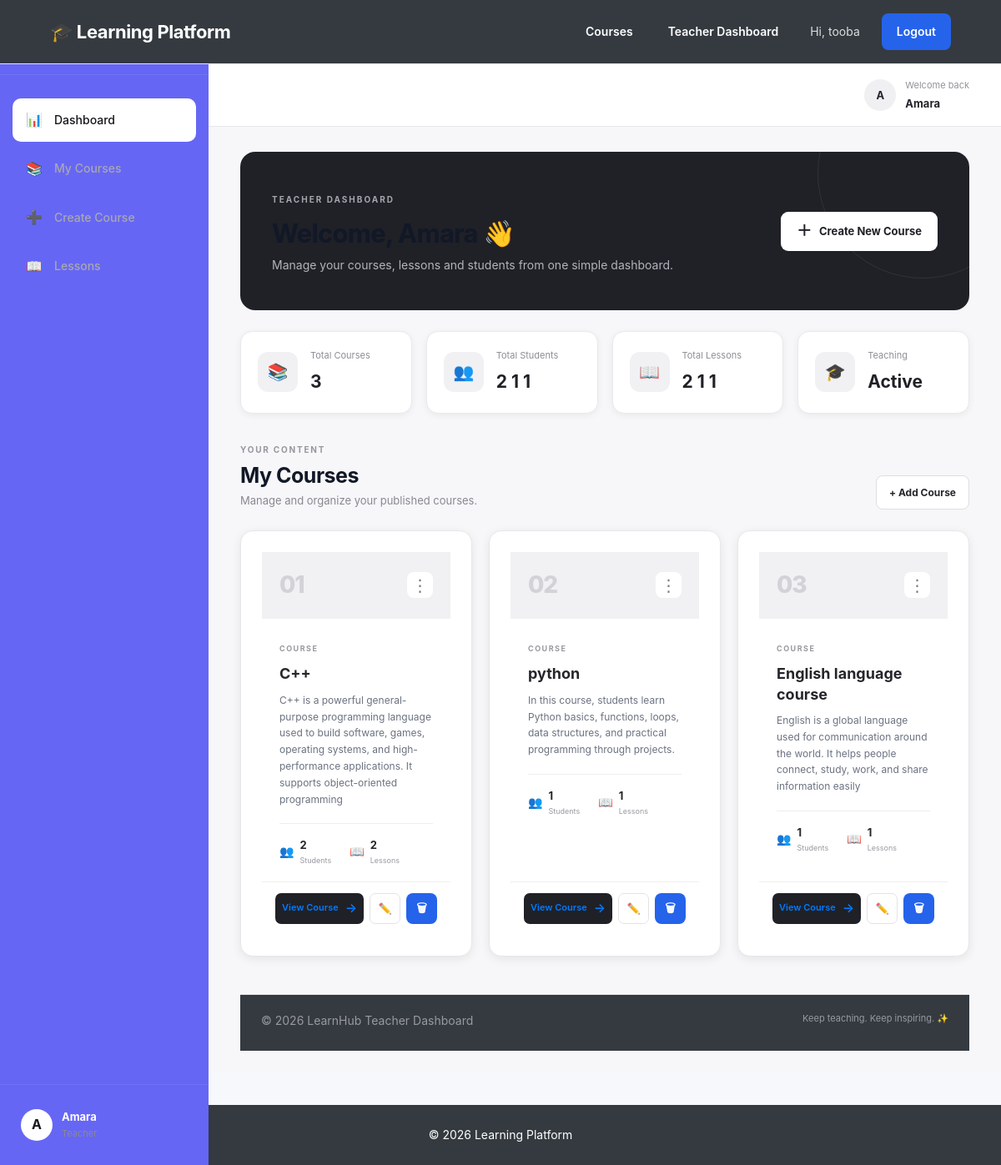
/accounts/teacher-dashboard/ (signed in), run on the app's committed database.
### accounts/models.py (models this page shows, shortened)
class CustomUser(AbstractUser):
    ROLE_CHOICES = (
        ('teacher', 'Teacher'),
        ('student', 'Student'),
    )
    role = models.CharField(
        max_length=10,
        choices=ROLE_CHOICES,
        default='student'
    )

### courses/models.py (models this page shows, shortened)
class Course(models.Model):
    teacher = models.ForeignKey(
        settings.AUTH_USER_MODEL,
        on_delete=models.CASCADE,
        related_name='courses'
    )
    title = models.CharField(max_length=200)
    description = models.TextField()
    created_at = models.DateTimeField(auto_now_add=True)

### accounts/views.py (the view)
# urls.py: path('teacher-dashboard/', views.teacher_dashboard, name='teacher_dashboard'),
@login_required
def teacher_dashboard(request):
    if request.user.role != 'teacher':
        messages.error(
            request,
            'You do not have permission to access this page.'
        )
        return redirect('student_dashboard')
    courses = request.user.courses.all()
    return render(
        request,
        'accounts/teacher_dashboard.html',
        {'courses': courses}
    )

### accounts/templates/accounts/teacher_dashboard.html (shortened to what this page needs)
{% extends 'base.html' %}
{% load static %}
{% block extra_css %} <link rel="stylesheet" href="{% static 'css/teacher_dashboard.css' %}">
{% endblock %}
{% block content %}
<div class="teacher-dashboard">
<aside class="teacher-sidebar">
    <div class="sidebar-brand">
        <div class="brand-icon">🎓</div>
        <div>
            <h2>LearnHub</h2>
            <span>Teacher Panel</span>
        </div>
    </div>
    <nav class="sidebar-nav">
        <a href="#" class="nav-item active">
            <span class="nav-icon">📊</span>
            <span>Dashboard</span>
        </a>
        <a href="#courses" class="nav-item">
            <span class="nav-icon">📚</span>
            <span>My Courses</span>
        </a>
        <a href="{% url 'create_course' %}" class="nav-item">
            <span class="nav-icon">➕</span>
            <span>Create Course</span>
        </a>
        <a href="#courses" class="nav-item">
            <span class="nav-icon">📖</span>
            <span>Lessons</span>
        </a>
    </nav>
    <div class="sidebar-bottom">
        <div class="teacher-mini-profile">
            <div class="profile-avatar">
                {{ request.user.first_name|default:request.user.username|slice:":1"|upper }}
            </div>
            <div class="profile-info">
                <strong>
                    {{ request.user.first_name|default:request.user.username }}
                </strong>
                <span>Teacher</span>
            </div>
        </div>
    </div>
</aside>
<main class="teacher-main">
    <header class="dashboard-topbar">
        <div class="topbar-right">
            <div class="welcome-user">
                <div class="top-avatar">
                    {{ request.user.first_name|default:request.user.username|slice:":1"|upper }}
                </div>
                <div>
                    <span>Welcome back</span>
                    <strong>
                        {{ request.user.first_name|default:request.user.username }}
                    </strong>
                </div>
            </div>
        </div>
    </header>
    <section class="welcome-section">
        <div class="welcome-content">
            <span class="welcome-label">
                TEACHER DASHBOARD
            </span>
            <h1>
                👋
            </h1>
            <p>
                Manage your courses, lessons and students
                from one simple dashboard.
            </p>
        </div>
        <div class="welcome-action">
            <a href="{% url 'create_course' %}" class="create-course-btn">
                <span>＋</span>
                Create New Course
            </a>
        </div>
    </section>
    <section class="stats-grid">
        <div class="stat-card">
            <div class="stat-icon courses-icon">
                📚
            </div>
            <div class="stat-info">
                <span>Total Courses</span>
                <strong>{{ courses|length }}</strong>
            </div>
        </div>
        <div class="stat-card">
            <div class="stat-icon students-icon">
                👥
            </div>
            <div class="stat-info">
                <span>Total Students</span>
                <strong>
                    {% for course in courses %}
                        {{ course.enrollments.count }}
                    {% empty %}
                        0
                    {% endfor %}
                </strong>
            </div>
        </div>
        <div class="stat-card">
            <div class="stat-icon lessons-icon">
                📖
            </div>
            <div class="stat-info">
                <span>Total Lessons</span>
                <strong>
                    {% for course in courses %}
                        {{ course.lessons.count }}
                    {% empty %}
                        0
                    {% endfor %}
                </strong>
            </div>
        </div>
        <div class="stat-card">
            <div class="stat-icon teaching-icon">
                🎓
            </div>
            <div class="stat-info">
                <span>Teaching</span>
                <strong>Active</strong>
            </div>
        </div>
    </section>
    <section class="courses-section" id="courses">
        <div class="section-header">
            <div>
                <span class="section-label">
                    YOUR CONTENT
                </span>
                <h2>My Courses</h2>
                <p>
                    Manage and organize your published courses.
                </p>
            </div>
            <a href="{% url 'create_course' %}" class="section-create-btn">
                + Add Course
            </a>
        </div>
        <div class="course-grid">
            {% for course in courses %}
                <article class="course-card">
                    <div class="course-card-top">
                        <div class="course-number">
                            {{ forloop.counter|stringformat:"02d" }}
                        </div>
                        <div class="course-menu">
                            <span>⋮</span>
                        </div>
                    </div>
                    <div class="course-content">
                        <span class="course-category">
                            COURSE
                        </span>
                        <h3>
                            {{ course.title }}
                        </h3>
                        <p class="course-description">
                            {{ course.description|truncatewords:22 }}
                        </p>
                        <div class="course-stats">
                            <div class="course-stat">
                                <span class="course-stat-icon">
                                    👥
                                </span>
                                <div>
                                    <strong>
                                        {{ course.enrollments.count }}
                                    </strong>
                                    <small>
                                        Students
                                    </small>
                                </div>
                            </div>
                            <div class="course-stat">
                                <span class="course-stat-icon">
                                    📖
                                </span>
                                <div>
                                    <strong>
                                        {{ course.lessons.count }}
                                    </strong>
                                    <small>
                                        Lessons
                                    </small>
                                </div>
                            </div>
                        </div>
                    </div>
                    <div class="course-actions">
                        <a
                            href="{% url 'course_detail' course.id %}"
                            class="view-course-btn"
                        >
                            View Course
                            <span>→</span>
                        </a>
                        <a
                            href="{% url 'update_course' course.id %}"
                            class="edit-course-btn"
                        >
                            ✏️
                        </a>
                        <form
                            method="POST"
                            action="{% url 'delete_course' course.id %}"
                            class="delete-course-form"
                        >
                            <button
                                type="submit"
                                class="delete-course-btn"
                                onclick="return confirm('Are you sure you want to delete this course?');"
                                title="Delete Course"
                            >
                                🗑
                            </button>
                        </form>
                    </div>
                </article>
            {% endfor %}
        </div>
    </section>
    <footer class="dashboard-footer">
        <p>
            © 2026 LearnHub Teacher Dashboard
        </p>
        <span>
            Keep teaching. Keep inspiring. ✨
        </span>
    </footer>
</main>
</div>
{% endblock %}

### templates/base.html (shortened to what this page needs)
{% load static %}
<!DOCTYPE html>
<html lang="en">
<head>
    <link rel="stylesheet"
          href="{% static 'css/base.css' %}">
    {% block extra_css %}
    {% endblock %}
</head>
<body>
    <nav class="navbar">
        <div class="navbar-container">
            <a href="{% url 'course_list' %}"
               class="logo">
                🎓 Learning Platform
            </a>
            <div class="nav-links">
                <a href="{% url 'course_list' %}">
                    Courses
                </a>
                {% if user.is_authenticated %}
                    {% if user.role == 'teacher' %}
                        <a href="{% url 'teacher_dashboard' %}">
                            Teacher Dashboard
                        </a>
                    {% elif user.role == 'student' %}
                        <a href="{% url 'student_dashboard' %}">
                            My Dashboard
                        </a>
                    {% endif %}
                    <span class="welcome">
                        Hi, {{ user.username }}
                    </span>
                    <form method="POST"
                          action="{% url 'logout' %}"
                          class="logout-form">
                        <button type="submit"
                                class="logout-btn">
                            Logout
                        </button>
                    </form>
                {% endif %}
            </div>
        </div>
    </nav>
    <main>
        {% block content %}
        {% endblock %}
    </main>
    <footer>
        <p>
            © 2026 Learning Platform
        </p>
    </footer>
</body>
</html>

### static/css/base.css (style rules this page uses)
* { box-sizing: border-box; }
html { scroll-behavior: smooth; }
body { margin: 0; font-family: "Inter", "Segoe UI", Arial, sans-serif; background: #f6f8fc; color: #1f2937; line-height: 1.6; }
a { text-decoration: none; }
button, input, select, textarea { font: inherit; }
:root { --primary: #2563eb; --primary-dark: #1d4ed8; --primary-light: #eff6ff; --dark: #111827; --dark-soft: #374151; --text: #374151; --muted: #6b7280; --background: #f6f8fc; --white: #ffffff; --border: #e5e7eb; --success: #16a34a; --danger: #dc2626; --warning: #d97706; --shadow-sm: 0 2px 8px rgba(15, 23, 42, 0.06); --shadow-md: 0 8px 25px rgba(15, 23, 42, 0.08); --shadow-lg: 0 15px 40px rgba(15, 23, 42, 0.10); --radius-sm: 8px; --radius-md: 12px; --radius-lg: 16px; }
.navbar { background: var(--white); border-bottom: 1px solid var(--border); padding: 15px 0; position: sticky; top: 0; z-index: 1000; }
.navbar-container { width: 92%; max-width: 1250px; margin: auto; display: flex; justify-content: space-between; align-items: center; gap: 25px; }
.logo { color: var(--dark); font-size: 21px; font-weight: 800; letter-spacing: -0.4px; white-space: nowrap; }
.nav-links { display: flex; align-items: center; gap: 7px; }
.nav-links a { color: var(--dark-soft); padding: 9px 12px; border-radius: var(--radius-sm); font-size: 14px; font-weight: 600; transition: all 0.2s ease; }
.welcome { color: var(--muted); font-size: 14px; padding: 0 8px; }
.logout-form { margin: 0; }
.logout-btn { border: none; background: transparent; color: var(--danger); padding: 9px 12px; border-radius: var(--radius-sm); cursor: pointer; font-size: 14px; font-weight: 600; transition: all 0.2s ease; }
main { min-height: 75vh; }
h1, h2, h3, h4 { color: var(--dark); line-height: 1.3; }
h1 { font-size: 32px; letter-spacing: -0.8px; }
h2 { font-size: 25px; }
h3 { font-size: 19px; }
.dashboard-btn, .btn, button[type="submit"] { display: inline-flex; justify-content: center; align-items: center; background: var(--primary); color: white; border: none; padding: 11px 18px; border-radius: var(--radius-sm); font-size: 14px; font-weight: 600; cursor: pointer; transition: background 0.2s ease, transform 0.2s ease, box-shadow 0.2s ease; }
.course-grid { display: grid; grid-template-columns: repeat(auto-fit, minmax(280px, 1fr)); gap: 24px; margin-top: 25px; }
.course-card { background: var(--white); padding: 24px; border: 1px solid var(--border); border-radius: var(--radius-lg); box-shadow: var(--shadow-sm); transition: transform 0.25s ease, box-shadow 0.25s ease, border-color 0.25s ease; }
.course-card h3 { margin-top: 0; margin-bottom: 10px; }
.course-card p { color: var(--muted); }
.course-card a { color: var(--primary); font-weight: 600; }
.stats-grid { display: grid; grid-template-columns: repeat(auto-fit, minmax(200px, 1fr)); gap: 20px; margin: 25px 0; }
.stat-card { background: var(--white); padding: 24px; border: 1px solid var(--border); border-radius: var(--radius-md); box-shadow: var(--shadow-sm); }
footer { margin-top: 60px; padding: 30px 20px; background: var(--dark); color: #9ca3af; text-align: center; }
footer p { margin: 0; font-size: 14px; }
.navbar { background: #343a40; padding: 16px 0; }
.navbar-container { width: 90%; max-width: 1200px; margin: auto; display: flex; justify-content: space-between; align-items: center; }
.logo { color: white; text-decoration: none; font-size: 22px; font-weight: bold; }
.nav-links { display: flex; align-items: center; gap: 18px; }
.nav-links a { color: white; text-decoration: none; }
.welcome { color: #ddd; }
.logout-btn { border: none; background: #dc3545; color: white; padding: 9px 15px; border-radius: 5px; cursor: pointer; }
footer { text-align: center; padding: 25px; background: #343a40; color: white; margin-top: 40px; }
.course-grid { display: grid; grid-template-columns: repeat( auto-fit, minmax(280px, 1fr) ); gap: 25px; margin-top: 25px; }
.course-card { background: white; padding: 25px; border-radius: 10px; box-shadow: 0 3px 12px rgba(0, 0, 0, 0.08); }
.course-card a { color: #007bff; text-decoration: none; }
.section-label { display: block; color: var(--primary); font-size: 12px; font-weight: 800; letter-spacing: 1.5px; margin-bottom: 7px; }

### data on the page
CustomUser: username "tooba", user.first_name "A", user.first_name "Amara"
Course: enrollments.count "2", lessons.count "2", title "C++", description "C++ is a powerful general-purpose programming language used to build software, games, operating systems, and high-performance applications. It supports object-oriented programming"
Course: enrollments.count "1", lessons.count "1", title "python", description "In this course, students learn Python basics, functions, loops, data structures, and practical programming through projects."
Course: enrollments.count "1", lessons.count "1", title "English language course", description "English is a global language used for communication around the world. It helps people connect, study, work, and share information easily"

### other printed values
{{ courses|length }} "3"
